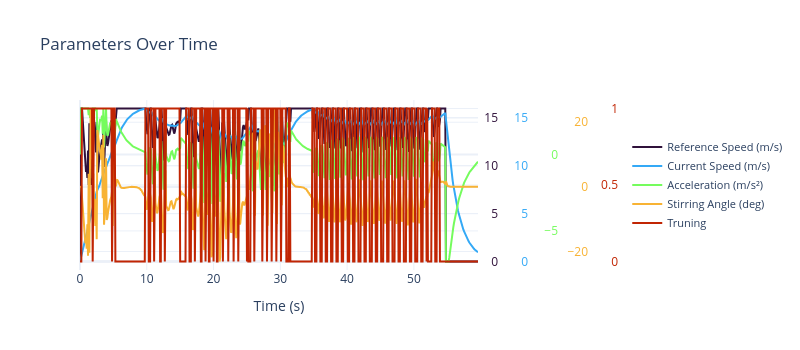
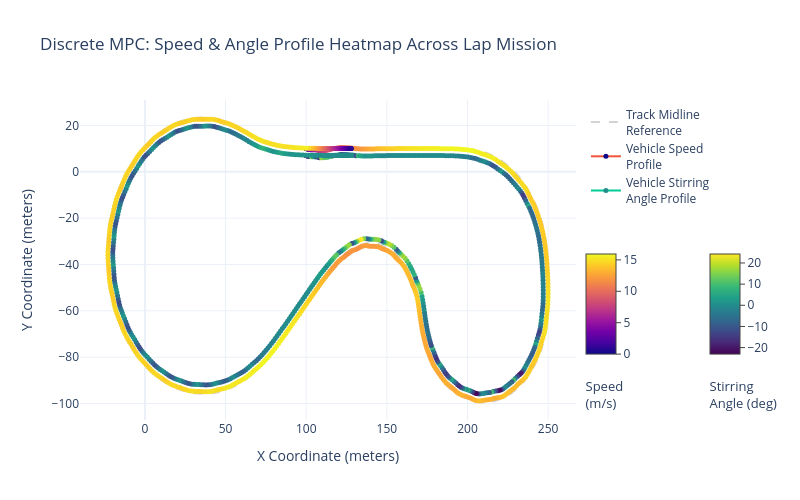

These figures' notebook cell, in order:
### Code cell
W_speed,W_acc,W_delta,W_U0,W_U1 = params
W_X = 1.0
W_Y = 1.0
dt=0.1
n_horizon=30
sim_steps = 1000
score,BreakCheck,[xSeries,ySeries,names,data] = SimulateRT(dt,n_horizon,sim_steps,
                                                W_X,W_Y,W_speed,W_acc,W_delta,W_U0,W_U1,show=True)
PlotSeriesPLY(xSeries,ySeries,names,xLabel='Time (s)',title='Parameters Over Time')
PlotMPCTracksPLY(data,width=800,height=500)

### Figure 1 — Plotly figure (JSON) as saved in the notebook; plotly's stock layout.template omitted (floating-point values rounded to 4 significant figures; data arrays with more than 128 entries replaced by an {"elided": "..."} marker saying what was removed)
{"data": [{"line": {"color": "rgb(48, 18, 59)"}, "mode": "lines", "name": "Reference Speed (m/s)", "text": {"elided": "597 str values"}, "type": "scatter", "x": {"elided": "597 float values"}, "y": {"elided": "597 float values"}, "yaxis": "y"}, {"line": {"color": "rgb(52, 169, 246)"}, "mode": "lines", "name": "Current Speed (m/s)", "text": {"elided": "597 str values"}, "type": "scatter", "x": {"elided": "597 float values"}, "y": {"elided": "597 float values"}, "yaxis": "y2"}, {"line": {"color": "rgb(117, 252, 93)"}, "mode": "lines", "name": "Acceleration (m/s²)", "text": {"elided": "597 str values"}, "type": "scatter", "x": {"elided": "597 float values"}, "y": {"elided": "597 float values"}, "yaxis": "y3"}, {"line": {"color": "rgb(248, 179, 52)"}, "mode": "lines", "name": "Stirring Angle (deg)", "text": {"elided": "597 str values"}, "type": "scatter", "x": {"elided": "597 float values"}, "y": {"elided": "597 float values"}, "yaxis": "y4"}, {"line": {"color": "rgb(193, 37, 3)"}, "mode": "lines", "name": "Truning", "text": {"elided": "597 str values"}, "type": "scatter", "x": {"elided": "597 float values"}, "y": {"elided": "597 int values"}, "yaxis": "y5"}], "layout": {"height": 350, "legend": {"font": {"size": 11}, "x": 1.375, "xanchor": "left", "y": 0.5, "yanchor": "middle"}, "title": {"text": "Parameters Over Time"}, "width": 800, "xaxis": {"title": {"text": "Time (s)"}}, "yaxis": {"anchor": "free", "position": 1, "shift": 20, "side": "left", "tickfont": {"color": "rgb(48, 18, 59)"}}, "yaxis2": {"anchor": "free", "automargin": true, "overlaying": "y", "position": 1, "shift": 50, "side": "left", "tickfont": {"color": "rgb(52, 169, 246)"}}, "yaxis3": {"anchor": "free", "automargin": true, "overlaying": "y", "position": 1, "shift": 80, "side": "left", "tickfont": {"color": "rgb(117, 252, 93)"}}, "yaxis4": {"anchor": "free", "automargin": true, "overlaying": "y", "position": 1, "shift": 110, "side": "left", "tickfont": {"color": "rgb(248, 179, 52)"}}, "yaxis5": {"anchor": "free", "automargin": true, "overlaying": "y", "position": 1, "shift": 140, "side": "left", "tickfont": {"color": "rgb(193, 37, 3)"}}}}

### Figure 2 — Plotly figure (JSON) as saved in the notebook; plotly's stock layout.template omitted (floating-point values rounded to 4 significant figures; data arrays with more than 128 entries replaced by an {"elided": "..."} marker saying what was removed)
{"data": [{"line": {"color": "lightgray", "dash": "dash", "width": 2}, "mode": "lines", "name": "Track Midline<br>Reference", "type": "scatter", "x": {"elided": "5000 float values"}, "y": {"elided": "5000 float values"}}, {"hoverinfo": "text+x+y", "marker": {"cmax": 15.94, "cmin": 0, "color": {"elided": "597 float values"}, "colorbar": {"len": 0.5, "ticks": "outside", "title": {"font": {"size": 13}, "side": "bottom", "text": "Speed<br>(m/s)"}, "x": 1, "y": 0.3, "yanchor": "middle"}, "colorscale": [[0, "#0d0887"], [0.1111, "#46039f"], [0.2222, "#7201a8"], [0.3333, "#9c179e"], [0.4444, "#bd3786"], [0.5556, "#d8576b"], [0.6667, "#ed7953"], [0.7778, "#fb9f3a"], [0.8889, "#fdca26"], [1, "#f0f921"]], "showscale": true, "size": 5}, "mode": "lines+markers", "name": "Vehicle Speed<br>Profile", "text": {"elided": "597 str values"}, "type": "scatter", "x": {"elided": "597 float values"}, "y": {"elided": "597 float values"}}, {"hoverinfo": "text+x+y", "line": {"width": 2}, "marker": {"cmax": 24.25, "cmin": -23.08, "color": {"elided": "597 float values"}, "colorbar": {"len": 0.5, "ticks": "outside", "title": {"font": {"size": 13}, "side": "bottom", "text": "Stirring<br>Angle (deg)"}, "x": 1.25, "y": 0.3, "yanchor": "middle"}, "colorscale": [[0, "#440154"], [0.1111, "#482878"], [0.2222, "#3e4989"], [0.3333, "#31688e"], [0.4444, "#26828e"], [0.5556, "#1f9e89"], [0.6667, "#35b779"], [0.7778, "#6ece58"], [0.8889, "#b5de2b"], [1, "#fde725"]], "showscale": true, "size": 5}, "mode": "lines+markers", "name": "Vehicle Stirring<br>Angle Profile", "text": {"elided": "597 str values"}, "type": "scatter", "x": {"elided": "597 float values"}, "y": {"elided": "597 float values"}}], "layout": {"height": 500, "legend": {"x": 1.02, "xanchor": "left", "y": 1, "yanchor": "top"}, "showlegend": true, "title": {"text": "Discrete MPC: Speed & Angle Profile Heatmap Across Lap Mission"}, "width": 800, "xaxis": {"title": {"text": "X Coordinate (meters)"}}, "yaxis": {"title": {"text": "Y Coordinate (meters)"}}}}
